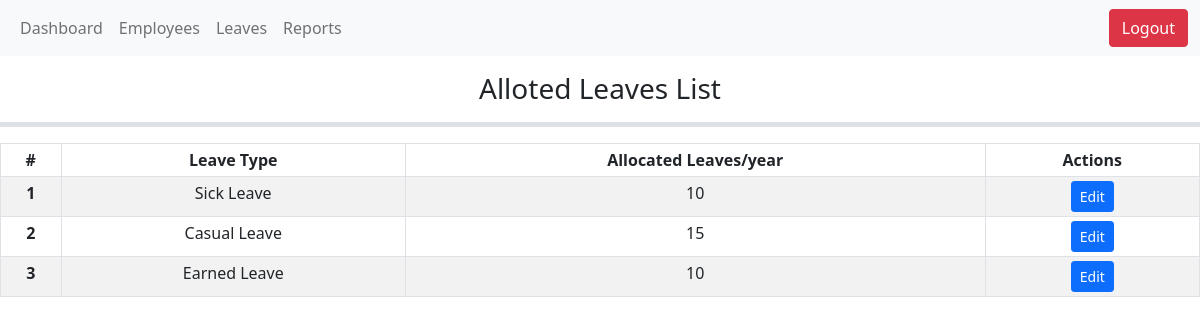
Page /admin/leave_types/view.php (signed in) on the committed database.
### tables this page shows
CREATE TABLE `leave_types` (
  `id` int NOT NULL,
  `leave_name` varchar(100) NOT NULL,
  `default_allocation` int NOT NULL,
  `created_at` timestamp NOT NULL DEFAULT CURRENT_TIMESTAMP,
  `updated_at` timestamp NULL DEFAULT NULL
);

### admin/leave_types/view.php (the view, shortened to what this page needs)
<?php
require_once "../../config/database.php";
$stmt = $conn->prepare("SELECT id, leave_name, default_allocation FROM leave_types");
$stmt->execute();
$result = $stmt->get_result();
?>
<!DOCTYPE html>
<html lang="en">
<head>
    <link href="https://cdn.jsdelivr.net/npm/bootstrap@5.0.2/dist/css/bootstrap.min.css" rel="stylesheet">
</head>
<body>
    <?php include_once "header.php" ?>
    <h3 class="text-center p-3 border-bottom border-5">Alloted Leaves List</h3>
    <table class="table table-sm table-striped table-bordered table-hover mt-3 text-center">
        <thead>
            <tr>
                <th scope="col">#</th>
                <th scope="col">Leave Type</th>
                <th scope="col">Allocated Leaves/year</th>
                <th scope="col">Actions</th>
            </tr>
        </thead>
        <tbody>
            <?php
            $sr = 1;
            while ($row = $result->fetch_assoc()) {
            ?>
                <tr>
                    <th scope="row"><?php echo $sr++ ?></th>
                    <td><?php echo $row['leave_name'] ?></td>
                    <td><?php echo $row['default_allocation'] ?></td>
                    <td><button class="btn btn-primary btn-sm" onclick="window.location.href = 'edit.php?leave_id=<?php echo $row['id'] ?>'">Edit</button></td>
                </tr>
            <?php } ?>
        </tbody>
    </table>
</body>
</html>

### rows in the picture
leave_types: leave_name "Sick Leave", default_allocation "10"
leave_types: leave_name "Casual Leave", default_allocation "15"
leave_types: leave_name "Earned Leave", default_allocation "10"
